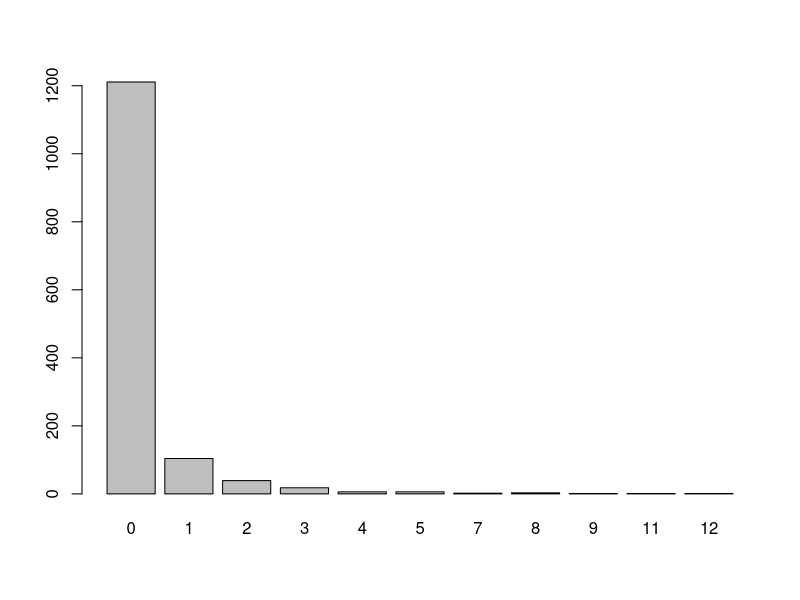
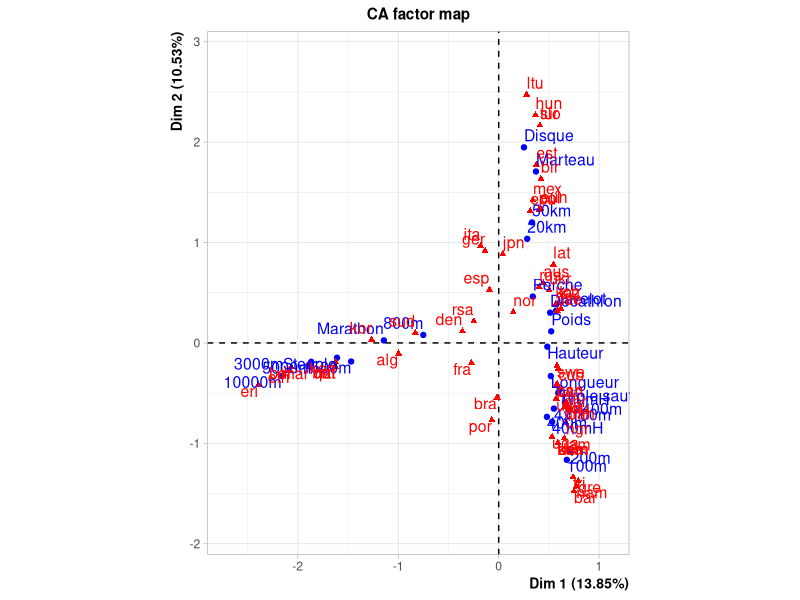
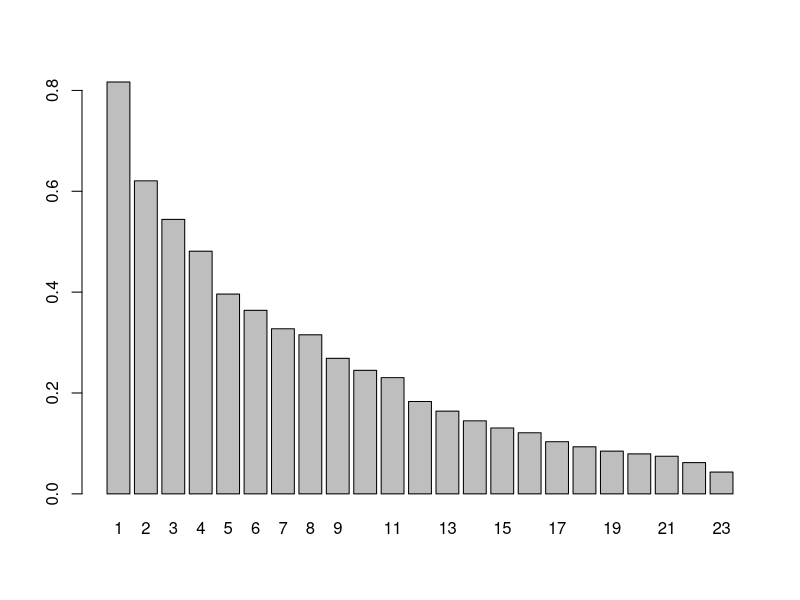
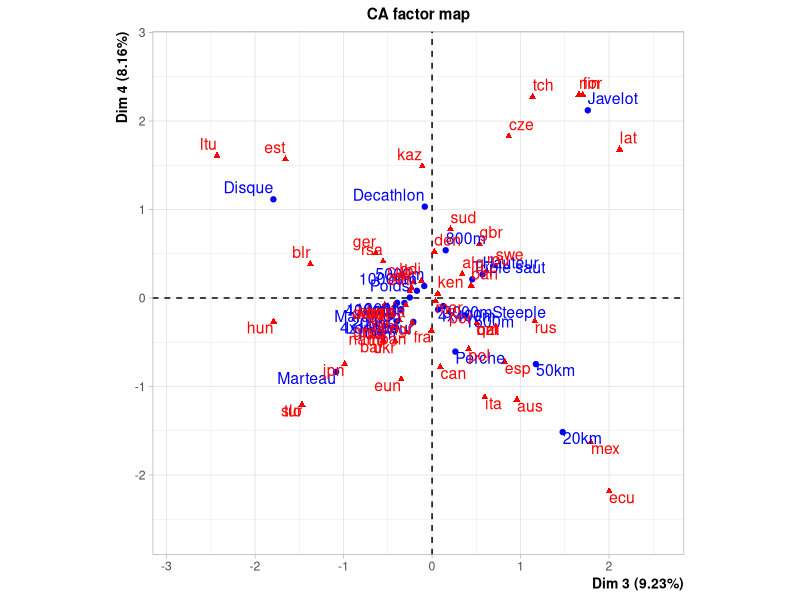
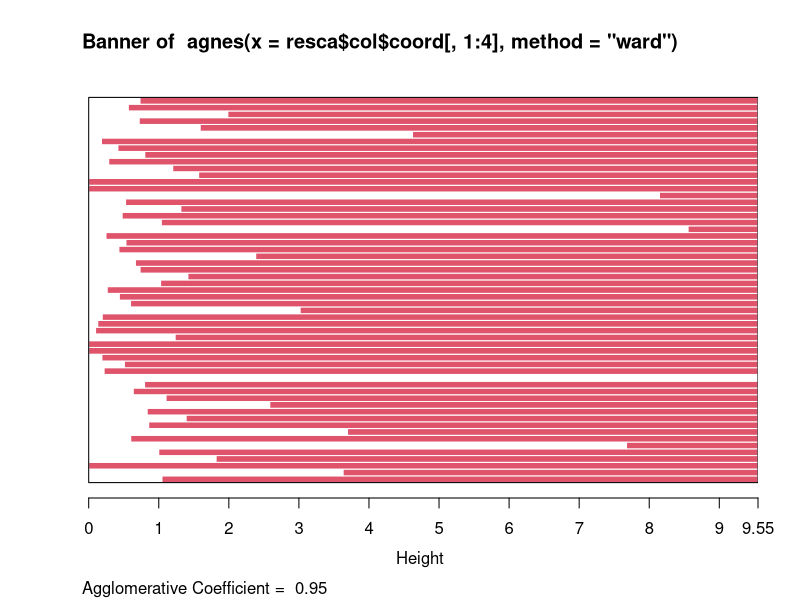
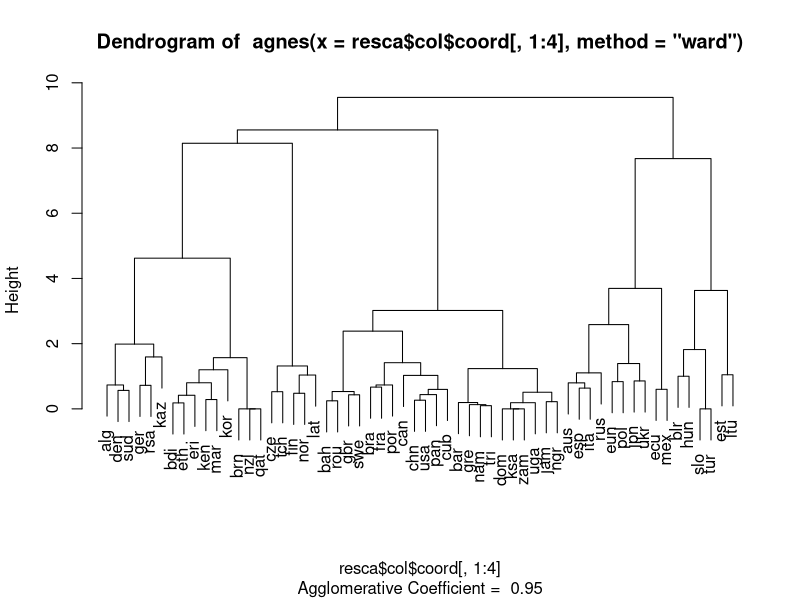
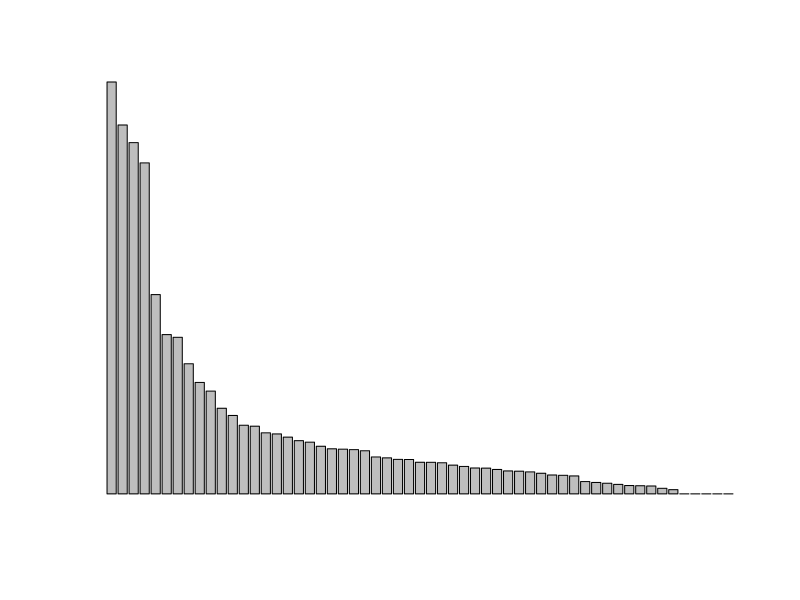

Write R code to recreate these figures, in order. (Note: this script raises an error after producing the figures.)
#Binôme :
# - SOSSOU Horacio
# - MIHAN Zlanca-Nto

# Chargement de la librairie FactoMineR
library(FactoMineR)

# 1. Données

data(JO)
JO
# Question : A-t-on un tableau de contingence ?
# Réponse : Oui, car il croise deux variables qualitatives (épreuves et pays)
#   avec des effectifs (nombre de médailles) dans les cellules

# Question : Quels sont les individus? Quelles sont les variables associées à chaque individu?
# Réponse : Individus : épreuves d'athlétisme.
#           Variables associées : Pays

table(JO)
barplot(table(JO))

# Quel est le nombre de cellules contenant 0 ? : 1211 cellules
# Question : Quel est le pays qui a obtenu le plus grand nombre de medailles pour une ´epreuve particuliere et pour laquelle ?
# Réponse : Le plus grand nombre de médailles obtenus est 12. Et d'après le tableau de contingence, 
#           ce pays est : Kenya, et l'épreuve est : 3000mSteeple

rev(sort(apply(JO,2,sum)))
# Pays ayant le plus de médailes : USA(82), Kenya(35) 


# 2. AFC

resca = CA(JO)
resca
# Quelle est la valeur du test de Khi 2 ? Qu’en concluez-vous ?
# Réponse : test = 2122.231
# Conclusion : Cette valeur très élevée et p-value = 2.320981e-41 < 5% indique qu'il existe
#             une association significative entre les deux variables (épreuves d'athlétisme et pays).

round(resca$eig,2)
barplot(resca$eig[,1],names.arg = c(1:23))

# Combien d’axes sont necessaires pour representer tous les profils-lignes et colonnes sans perte d’inertie ?
# Réponse : il est nécessaire d'utiliser 23 axes. Cela est indiqué par le fait que la somme
#           des pourcentages d'inertie cumulée atteint 100% à la 23ème dimension

# Est-ce normal ?
# Réponse : Oui, c'est normal. Dans une analyse des correspondances, le nombre total d'axes nécessaires pour représenter
#           toutes les données sans perte d'inertie est égal au minimum du nombre de lignes ou de colonnes moins un. Dans ce cas, 
#           avec 24 épreuves (lignes) et 58 pays (colonnes), le nombre d'axes nécessaires est 23 (24 - 1).

# Combien d’axes allez-vous conserver pour analyser ces donnees? Pourquoi?
# Réponse : 6 car c'est à partir du 6eme axe que l'inertie cumulée vaut au moins 50% (54.67% dans notre cas)

# Quel est le pourcentage d’inertie exprimé sur le premier plan factoriel ?
# Réponse : Axe1(13.85%) + Axe2(10.53%) = 24.38%

plot(resca,axes=3:4)
round(resca$row$contrib,2)

# Quelles sont les ´epreuves qui contribuent le plus au premier axe?
# Réponse : 10000m(23.85%), 5000m(17.79%), 3000m Steeple(13.23%), 1500m(11.02%), Marathon(6.67%)

#
# Réponse : Les épreuves d'endurance 10000m(23.85%), 5000m(17.79%), 3000m Steeple(13.23%), 1500m(11.02%), Marathon(6.67%)
#           50km(0.56%) et 20km(0.41%) contribuent le plus à la formation de l'axe1

# Pour le second axe, quelles sont les ´epreuves les plus contributives?
# Réponse : Disque(25.47%), Marteau(19.57%), 50km(9.67%), 100m(9.09%), 200m(7.89%)

round(resca$col$contrib,2)

# Quels sont les pays qui contribuent le plus au premier axe ?
# Réponse : KEN(31.39%), ETH(22.07%), MAR(12.16%), USA(9.15%), GBR(2.14%)

# Quels sont les pays qui contribuent le plus au 2eme axe ?
# Réponse : USA(11.32%), LTU(10.94%), BLR(7.17%), HUN(6.91%), POL(6.31%), FIN(5.92%) EUN(5.58%), TRI(4.79%), EST(4.23%), GER(3.77%), NAM(3.64%), JAM(3.63%), MEX(3.61%), RUS(2.67%), SLO(2.10%)

# Compte-tenu des 2 resultats precedents, comment interpretez-vous le premier axe, et le second axe?
# Réponse : 
#   Axe1 : les pays ken, eth, mar, usa et bgr, remportent beaucoup les courses d'endurance 10000m, 5000m, 3000m, 1500m et marathon
#   Axe2 : les pays USA, LTU, BLR, HUN, POL, FIN, EUN, TRI, EST, GER, NAM, JAM, MEX, RUS, SLO remportent beaucoup les épreuves disques, marteau, 50km, 100m? 200m

# Quels sont les epreuves mal representes sur le plan 1-2?
cos2_epreuves = resca$row$cos2[,1:2]
mal_rep_epreuves = row.names(cos2_epreuves)[rowSums(cos2_epreuves) < 0.5]
mal_rep_epreuves
# Résultats : [1] "100m"         "110mH"        "1500m"        "200m"         "20km"         "3000mSteeple" "400m"         "400mH"       
#             [9] "4x100m"       "4x400m"       "50km"         "800m"         "Decathlon"    "Disque"       "Hauteur"      "Javelot"     
#             [17] "Longueur"     "Marathon"     "Marteau"      "Perche"       "Poids"        "Triple saut" 

# Quels sont les pays mal representes sur le plan 1-2?
cos2_pays <- resca$col$cos2[,1:2]
mal_rep_pays <- row.names(cos2_pays)[rowSums(cos2_pays) < 0.5]
mal_rep_pays
# Résultat : [1] "alg" "aus" "bah" "bar" "bdi" "bra" "brn" "can" "chn" "cub" "cze" "den" "dom" "ecu" "eri" "esp" "est" "eun" "fin" "fra" "gbr"
#            [22] "ger" "gre" "hun" "ita" "jam" "jpn" "kaz" "kor" "ksa" "lat" "ltu" "mex" "nam" "ngr" "nor" "nzl" "pan" "pol" "por" "qat" "rou"
#            [43] "rsa" "rus" "slo" "sud" "swe" "tch" "tri" "tur" "uga" "ukr" "zam"

# Refaites la meme chose pour le plan 3-4
round(resca$row$contrib,2)
# Epreuves : Axe3 : disque(24,62%), javelot(23,70%), 20km(16,68%), 50km(10,53%), marteau(9%)
#            Axe4 : javelot(38,95%), 20km(19,88%), disque(10,77%), decathlon(9,23%), marteau(6,04%), 50km(4,83%)

round(resca$col$contrib,2)
# Pays : Axe3 : rus(13,07%), ltu(12,06%), lat(6,88%), mex(6,58%), fin(5,92%), blr(5,80%), hun(4,91%), nor(4,22%), usa(3,67%)
#        Axe4 : fin(12,17%),  cze(11,57%), nor(9,14%)

# Interprétation : 
#                 Axe3 : les pays rus, ltu, lat, mex, fin, blr, hun, nor et usa remportent beaucoup les épreuves disque, javelot, 20km, 50km et marteau
#                 Axe4 : les pays fin, cze, nor remportent beaucoup les épreuvesjavelot, 20km, disque, decathlon, marteau, 50km

# Quels sont les epreuves mal representes sur le plan 3-4?
cos2_epreuves_3_4 = resca$row$cos2[,3:4]
mal_rep_epreuves_3_4 = row.names(cos2_epreuves_3_4)[rowSums(cos2_epreuves_3_4) < 0.5]
mal_rep_epreuves_3_4
# Résultat : "10000m"       "100m"         "110mH"        "1500m"        "200m"         "3000mSteeple" "400m"         "400mH"       
#            "4x100m"       "4x400m"       "5000m"        "50km"         "800m"         "Decathlon"    "Disque"       "Hauteur"     
#            "Longueur"     "Marathon"     "Marteau"      "Perche"       "Poids"        "Triple saut" 

# Quels sont les pays mal representes sur le plan 3-4?
cos2_pays_3_4 <- resca$col$cos2[,3:4]
mal_rep_pays_3_4 <- row.names(cos2_pays_3_4)[rowSums(cos2_pays_3_4) < 0.5]
mal_rep_pays_3_4
# Résultat : "alg" "bah" "bar" "bdi" "blr" "bra" "brn" "can" "chn" "cub" "cze" "den" "dom" "ecu" "eri" "esp" "est" "eth" "eun" "fra" "gbr"
#            "ger" "gre" "hun" "ita" "jam" "jpn" "kaz" "ken" "kor" "ksa" "ltu" "mar" "nam" "ngr" "nzl" "pan" "pol" "por" "qat" "rou" "rsa"
#            "slo" "sud" "swe" "tri" "tur" "uga" "ukr" "usa" "zam"


# 3. Classification
library(cluster)
resclassif=agnes(resca$col$coord[,1:4],method="ward") # classification
plot(resclassif) # tracé de l’arbre
resclassif2=as.hclust(resclassif)
barplot(rev(resclassif2$height), names.arg = c(1:24))
# Combien de classes allez-vous choisir ?
# Réponse : 5 classes. En effet il y a un gros saut à partir du 5eme bâton du diagramme des indices

# Coupure de l'arbre
numclassward=cutree(resclassif2, k=5)
plot(resca$col$coord[,1:2],col=numclassward)

# Description des classes
paysward=cbind.data.frame(t(JO)[,1:24],as.factor(numclassward))
colnames(paysward)[25]="Classward"
result_catdes=catdes(paysward, num.var = 25)
result_catdes
# Commentaires :
# Classe 1 : Pays dominants dans les courses d’endurance
# Classe 2 : Pays performants en marche athlétique et disciplines techniques
# Classe 3 : Pays spécialisés dans les sprints et sauts
# Classe 4 : Pays forts dans les épreuves de lancer
# Classe 5 : Pays exceptionnels en javelot
